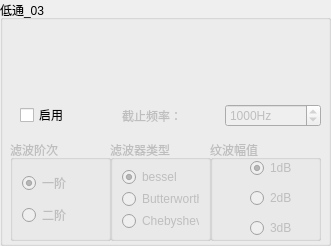
       <widget class="QGroupBox" name="groupBox_7">
        <property name="geometry">
         <rect>
          <x>490</x>
          <y>370</y>
          <width>331</width>
          <height>246</height>
         </rect>
        </property>
        <property name="title">
         <string>低通_03</string>
        </property>
        <widget class="QLabel" name="label_15">
         <property name="geometry">
          <rect>
           <x>90</x>
           <y>20</y>
           <width>161</width>
           <height>71</height>
          </rect>
         </property>
         <property name="text">
          <string/>
         </property>
         <property name="pixmap">
          <pixmap resource="Mic_OP.qrc">:/mic/icon/lowpass.png</pixmap>
         </property>
        </widget>
        <widget class="QGroupBox" name="groupBox_8">
         <property name="enabled">
          <bool>false</bool>
         </property>
         <property name="geometry">
          <rect>
           <x>10</x>
           <y>140</y>
           <width>101</width>
           <height>101</height>
          </rect>
         </property>
         <property name="title">
          <string>滤波阶次</string>
         </property>
         <layout class="QVBoxLayout" name="verticalLayout_12">
          <item>
           <widget class="QRadioButton" name="OP_lowpass_order_radio_one">
            <property name="text">
             <string>一阶</string>
            </property>
            <property name="checked">
             <bool>true</bool>
            </property>
           </widget>
          </item>
          <item>
           <widget class="QRadioButton" name="OP_lowpass_order_radio_two">
            <property name="text">
             <string>二阶</string>
            </property>
           </widget>
          </item>
         </layout>
        </widget>
        <widget class="QGroupBox" name="groupBox_9">
         <property name="enabled">
          <bool>false</bool>
         </property>
         <property name="geometry">
          <rect>
           <x>110</x>
           <y>140</y>
           <width>101</width>
           <height>101</height>
          </rect>
         </property>
         <property name="title">
          <string>滤波器类型</string>
         </property>
         <layout class="QVBoxLayout" name="verticalLayout_13">
          <item>
           <widget class="QRadioButton" name="OP_lowpass_order_radio_bessel">
            <property name="text">
             <string>bessel</string>
            </property>
            <property name="checked">
             <bool>true</bool>
            </property>
           </widget>
          </item>
          <item>
           <widget class="QRadioButton" name="OP_lowpass_order_radio_butterworth">
            <property name="text">
             <string>Butterworth</string>
            </property>
           </widget>
          </item>
          <item>
           <widget class="QRadioButton" name="OP_lowpass_order_radio_chebyshev">
            <property name="text">
             <string>Chebyshev</string>
            </property>
           </widget>
          </item>
         </layout>
        </widget>
        <widget class="QGroupBox" name="groupBox_10">
         <property name="enabled">
          <bool>false</bool>
         </property>
         <property name="geometry">
          <rect>
           <x>210</x>
           <y>140</y>
           <width>111</width>
           <height>101</height>
          </rect>
         </property>
         <property name="title">
          <string>纹波幅值</string>
         </property>
         <widget class="QRadioButton" name="chebyshev_1dB">
          <property name="geometry">
           <rect>
            <x>40</x>
            <y>20</y>
            <width>89</width>
            <height>16</height>
           </rect>
          </property>
          <property name="text">
           <string>1dB</string>
          </property>
          <property name="checked">
           <bool>true</bool>
          </property>
         </widget>
         <widget class="QRadioButton" name="chebyshev_1dB_2">
          <property name="geometry">
           <rect>
            <x>40</x>
            <y>50</y>
            <width>89</width>
            <height>16</height>
           </rect>
          </property>
          <property name="text">
           <string>2dB</string>
          </property>
         </widget>
         <widget class="QRadioButton" name="chebyshev_1dB_3">
          <property name="geometry">
           <rect>
            <x>40</x>
            <y>80</y>
            <width>89</width>
            <height>16</height>
           </rect>
          </property>
          <property name="text">
           <string>3dB</string>
          </property>
         </widget>
        </widget>
        <widget class="QWidget" name="layoutWidget">
         <property name="geometry">
          <rect>
           <x>20</x>
           <y>100</y>
           <width>301</width>
           <height>31</height>
          </rect>
         </property>
         <layout class="QHBoxLayout" name="horizontalLayout_18">
          <item>
           <widget class="QCheckBox" name="OP_lowpass_filter_enable">
            <property name="text">
             <string>启用</string>
            </property>
           </widget>
          </item>
          <item>
           <widget class="QLabel" name="label_16">
            <property name="enabled">
             <bool>false</bool>
            </property>
            <property name="text">
             <string>截止频率：</string>
            </property>
            <property name="alignment">
             <set>Qt::AlignLeading|Qt::AlignLeft|Qt::AlignVCenter</set>
            </property>
           </widget>
          </item>
          <item>
           <widget class="QSpinBox" name="frequencySpin_OP_lowpass">
            <property name="enabled">
             <bool>false</bool>
            </property>
            <property name="accessibleDescription">
             <string extracomment="wd"/>
            </property>
            <property name="suffix">
             <string>Hz</string>
            </property>
            <property name="minimum">
             <number>20</number>
            </property>
            <property name="maximum">
             <number>100000</number>
            </property>
            <property name="singleStep">
             <number>100</number>
            </property>
            <property name="value">
             <number>1000</number>
            </property>
            <property name="displayIntegerBase">
             <number>10</number>
            </property>
           </widget>
          </item>
         </layout>
        </widget>
       </widget>
